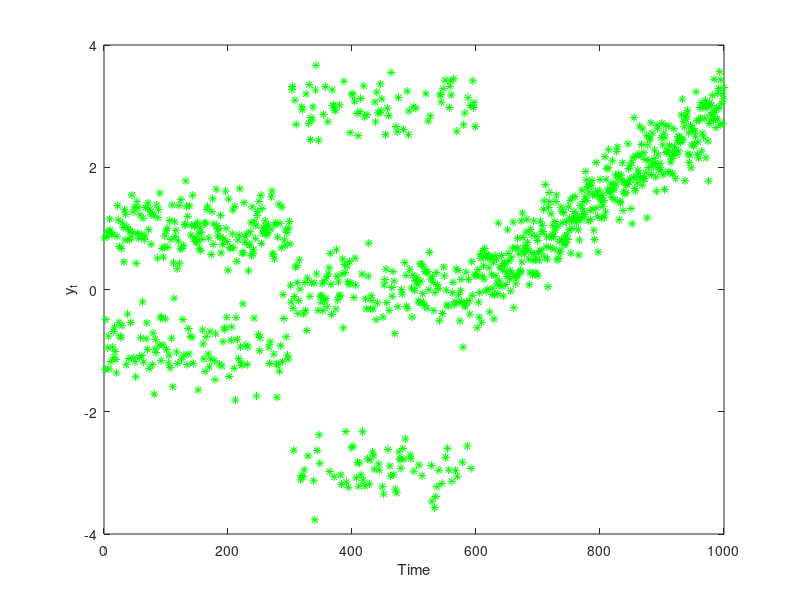

Write MATLAB code to recreate this figure. (Note: this script raises an error after producing the figure.)
%% Matbiips example: Dynamic density estimation
% In this example, we consider the (parametric version) of the dynamic
% Chinese restaurant process derived in the reference below.
%
% Reference: F. Caron, M. Davy, A. Doucet. Generalized Polya Urn for 
% Time-Varying Dirichlet Process Mixtures. Uncertainty in Artificial Intelligence, 2007. 
%
% <http://arxiv.org/ftp/arxiv/papers/1206/1206.5254.pdf>

%% Statistical model in BUGS language
% Content of the file `tvdp.bug':

%%
%
%
%     var c[t_max, clust_max],mu[t_max, clust_max],mu_y[t_max], m[t_max, clust_max],m_up[t_max, clust_max], p[t_max,clust_max],y[t_max,1]
% 
% 
%     model
%     {
%       m[1,1] <- 1
%       c[1,1] <- 1
%       for (i in 2:clust_max)
%       {
%         m[1,i] <- 0
%         c[1,i] <- 0
%       }
%       for (i in 1:clust_max)
%       {
%           mu[1,i] ~ dnorm(mu_0, prec_0)  
%       }
%       y[1,1] ~ dnorm(mu[1,1], prec_y)
%       for (t in 2:t_max)
%       {
%         for (i in 1:clust_max)
%         {
%             m_up[t-1,i] ~ dbinom(rho, m[t-1,i])
%         }
%         p[t,] <- (m_up[t-1,] + alpha/clust_max)/(sum(m_up[t-1,])+alpha)    
%         c[t,] ~ dmulti(p[t,], 1)
%         m[t,] <- m_up[t-1,] + c[t,]
% 
%         # Cluster evolution
%         for (i in 1:clust_max)
%         {
%             mu[t,i] ~ dnorm(gamma * mu[t-1,i] + (1-gamma)*mu_0, 1/(1-gamma^2)*prec_0)
%         }
% 
%         mu_y[t] <- sum(c[t,]*mu[t,])
% 
%         y[t,1] ~ dnorm(mu_y[t], prec_y)
%       }
%     }


%% Installation of Matbiips
% Unzip the Matbiips archive in some folder
% and add the Matbiips folder to the Matlab path
% 

matbiips_path = '../../matbiips/matlab';
addpath(matbiips_path)


%% Load model and sample data
% Model parameters
clust_max = 10;
t_max = 1000;

mu_0 = 0;
prec_0 = 1;
prec_y = 10;
alpha = 3;
rho = .99;
gamma = .99;

%%
% *Sample and plot data*
y = zeros(t_max, 1);
y(1:300) = sqrt(1/prec_y)*randn(300, 1) + 2*(rand(300, 1)>0.4) -1;
u = rand(300, 1);
y(301:600) = sqrt(1/prec_y)*randn(300, 1) + 3*(u>0.25) + 3*(u>0.75)  -3;
mov_mean = linspace(0,3,400);
y(601:1000) = sqrt(1/prec_y)*randn(400, 1) + repmat(mov_mean', 1, 1);
figure
plot(y, '*g')
xlabel('Time')
ylabel('y_t')


%%
% *Compile BUGS model*
data = {'rho', 'gamma', 't_max', 'clust_max', 'y', 'mu_0', 'prec_0', 'prec_y', 'alpha'};
model_filename = 'tvdp.bug'; % BUGS model filename
model = biips_model(model_filename, data); % Create biips model
data = model.data;

%% BiiPS Sequential Monte Carlo
%

%%
% *Parameters of the SMC algorithm*
n_part = 1000; % Number of particles
variables = {'c', 'mu', 'm'}; % Variables to be monitored

%%
% *Run SMC*
out_smc = biips_smc_samples(model, variables, n_part);

%% Plot the true and estimated densities over time
%
stepsize = 20;
n0 = 200;
x0 = linspace(-5,5,n0);
out = zeros(t_max, n0);
out_true = zeros(t_max, n0);
for t=stepsize:stepsize:t_max
    for i=1:n_part
        c_i = logical(out_smc.c.f.values(t, :, i));
        mu_i = out_smc.mu.f.values(t, :, i);
        m_i =   out_smc.m.f.values(t, :, i);
        w_i = out_smc.mu.f.weights(t,1,i);
        out(t, :) = out(t, :) ...
            + w_i*sum( repmat(m_i', 1, n0).*normpdf(repmat(x0, clust_max, 1),...
            repmat(mu_i', 1, n0), 1/sqrt(prec_y)))/sum(m_i);
    end
    if t<301
        out_true(t,:) = .5*normpdf(x0, 1, 1/sqrt(prec_y)) +  .5*normpdf(x0, -1, 1/sqrt(prec_y));
    elseif (t>300 && t<=600)
        out_true(t,:) = .25*normpdf(x0, -3, 1/sqrt(prec_y)) ...
            +  .25*normpdf(x0, 3, 1/sqrt(prec_y)) + .5*normpdf(x0, 0, 1/sqrt(prec_y));
    else
        out_true(t,:) = normpdf(x0, mov_mean(t-600), 1/sqrt(prec_y));
    end
    
end

% True density
figure
for t=stepsize:stepsize:t_max
    line(t*ones(length(x0),1), x0, out_true(t, :), 'color', 'k')
    hold on
end
view(-70,52)
xlabel('Time')
ylabel('y')
zlabel('$F_t(y)$', 'interpreter', 'latex')
title('True Density')

% Estimated density
figure
for t=stepsize:stepsize:t_max
    line(t*ones(length(x0),1), x0, out(t, :), 'color', 'k')
    hold on
end
view(-70,52)
xlabel('Time')
ylabel('y')
zlabel('$\widehat F_t(y)$', 'interpreter', 'latex')
title('Estimated Density')

%% Clear model
% 

biips_clear()
